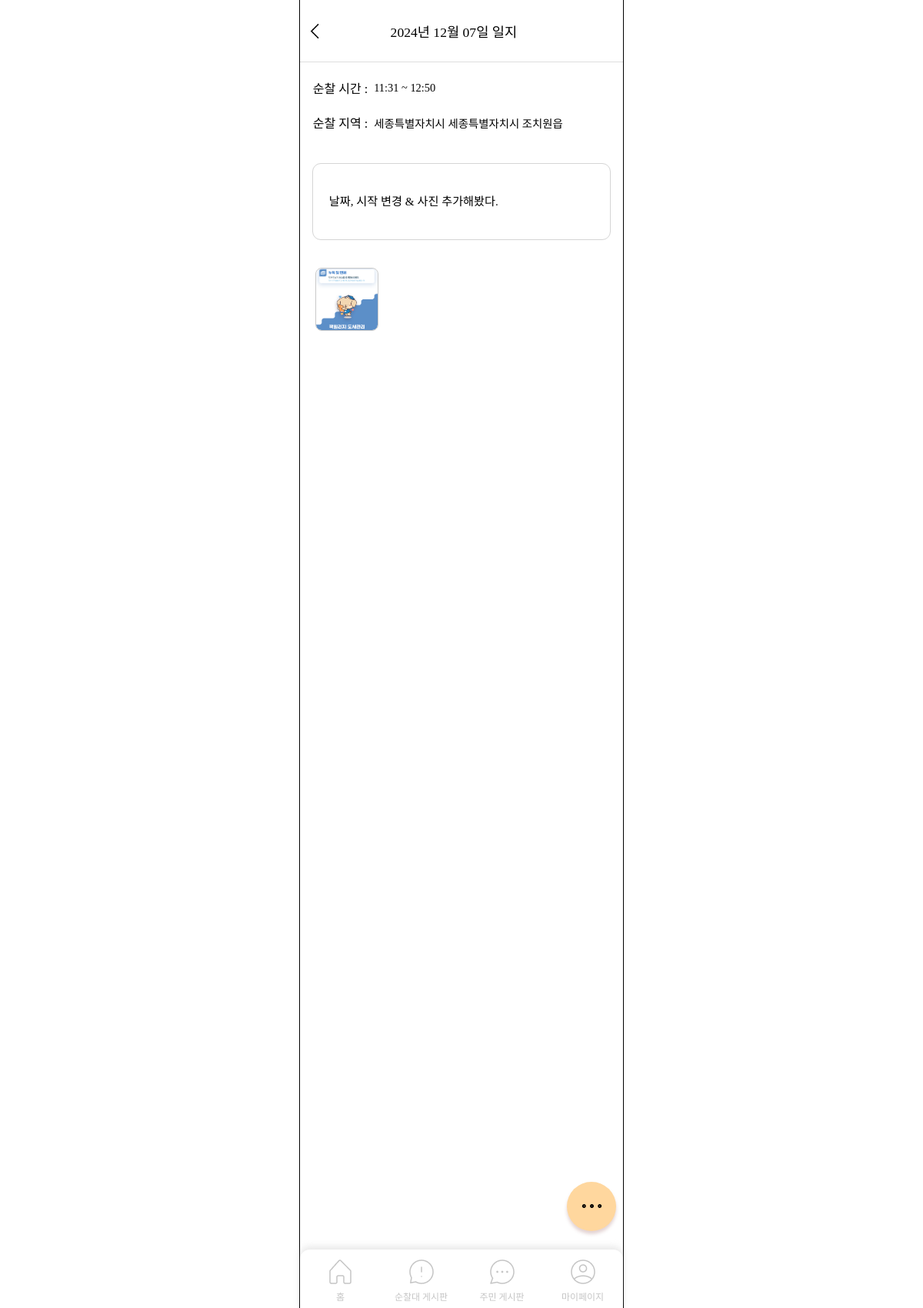
/journals/journal-detail/3/, run on the app's committed database.
### journals/models.py (models this page shows)
class Journal(models.Model):
    date = models.DateField(null=False, blank=False)
    user = models.ForeignKey(settings.AUTH_USER_MODEL, on_delete=models.CASCADE)
    region_sido = models.CharField(null=False, max_length=30, blank=False)
    region_sigungu = models.CharField(null=False, max_length=30, blank=False)
    region_dong = models.CharField(null=False, max_length=30, blank=False)
    start_time = models.TimeField(null=False, blank=False)
    end_time = models.TimeField(null=False, blank=False)
    content = models.TextField(null=False, blank=False)

class JournalImage(models.Model):
    journal = models.ForeignKey(Journal, on_delete=models.CASCADE)
    image_path = models.ImageField(null=False, blank=False, upload_to='journal_images/')

### journals/views.py (the view)
# urls.py: path('journal-detail/<int:id>/', views.journal_detail, name='journal_detail'),
def journal_detail(request, id):
    journal = Journal.objects.get(id=id)
    images = JournalImage.objects.filter(journal=journal)
    context = {
        'journal': journal,
        'images': images,
    }
    return render(request, 'journals/journal_detail.html', context)

### templates/journals/journal_detail.html (shortened to what this page needs)
<!DOCTYPE html>
{% load static %}
<html lang="ko">
<head>
    <link rel="stylesheet" href="{% static 'css/journal_detail.css' %}">
    <link rel="stylesheet" href="{% static 'css/menubar.css' %}">
    <link rel="stylesheet" as="style" crossorigin href="https://cdn.jsdelivr.net/gh/ungveloper/web-fonts/SCoreDream/font-face.css" />
    <link rel="stylesheet" as="style" crossorigin href="https://cdn.jsdelivr.net/gh/ungveloper/web-fonts/SCoreDream/font-family.css" />
</head>
<body>
    <div class="container-content">
        <div class="contents">
            <div class="top-block">
                <div class="arrow-img">
                    <a href="{% url 'journals:journal_home' %}?date={{ journal.date|date:'Y-m-d' }}">
                        <img src="{% static 'image/back.png' %}" alt="">
                    </a>
                </div>
                <div class="title">{{ journal.date|date:"Y년 m월 d일" }} 일지</div>
            </div>
            <div class="date-block">
                <div>순찰 시간 : </div>
                <div class="date">{{ journal.start_time|date:"H:i"}} ~ {{ journal.end_time|date:"H:i"}}</div>
            </div>
            <div class="date-block">
                <div>순찰 지역 : </div>
                <div class="date">{{ journal.region_sido }} {{ journal.region_sigungu }} {{ journal.region_dong }}</div>
            </div>
            <div class="journal-content">
                {{ journal.content|linebreaks }}
            </div>
            {% if images %}
                <div class="imgs-block">
                    {% for image in images %}
                        <div>
                            <img src="{{ image.image_path.url }}" class="imgs" alt="">
                        </div>
                    {% endfor %}
                </div>
            {% endif %}
            <button type="button" id="dots-btn">
                <img src="{% static 'image/dots.png' %}" alt="">
            </button>
            {% include 'menubar.html' %}
        </div>
    </div>
</body>
</html>

### static/css/journal_detail.css (style rules this page uses)
body { padding: 0; margin: 0; height: 100%; }
.container-content { font-family: 'SCoreDream'; font-weight: 400; outline: 1px solid black; width: 420px; height: 100%; margin: 0 auto; display: flex; flex-direction: column; padding-bottom: 300px; z-index: 0; position: relative; }
.contents { width: 100%; display: flex; flex-direction: column; height: calc(100vh + 600px); }
.top-block { display: flex; flex-direction: row; height: 5rem; align-items: center; border-bottom: 1px solid #dedede; }
.top-block img { width: 30%; margin: 5% 0 0 15%; }
.title { margin-left: 8%; font-size: 1.1rem; font-weight: 500; }
.date-block { display: flex; flex-direction: row; padding-left: 4%; align-items: center; margin: 5% 0 0 0; }
.date { font-size: 0.9rem; margin-left: 2%; }
.journal-content { padding: 5%; margin: 10% 4% 5%; border-radius: 10px; line-height: 1.6rem; font-size: 0.95rem; word-break: break-all; outline: 1px solid #d5d5d5; }
.imgs-block { display: flex; flex-direction: row; flex-wrap: wrap; gap: 5%; padding: 4% 5%; }
.imgs { width: 80px; height: 80px; object-fit: cover; border-radius: 7px; cursor: pointer; opacity: 0.9; outline: 1px solid #c5c5c5; }
#dots-btn { background-color: #FFD79E; width: 4rem; height: 4rem; border-radius: 50%; border: none; text-align: center; line-height: 3.5rem; box-shadow: 0px 4px 4px 0px rgba(142, 78, 78, 0.25); position: fixed; bottom: 0; margin-bottom: 100px; margin-left: 347px; cursor: pointer; }
#dots-btn > img { margin-top: 25%; }

### data on the page
Journal: date "2024년 12월 07일", start_time "11:31", end_time "12:50", region_sido "세종특별자치시", region_sigungu "세종특별자치시", region_dong "조치원읍", content "날짜, 시작 변경 & 사진 추가해봤다."
JournalImage: image_path (picture)
